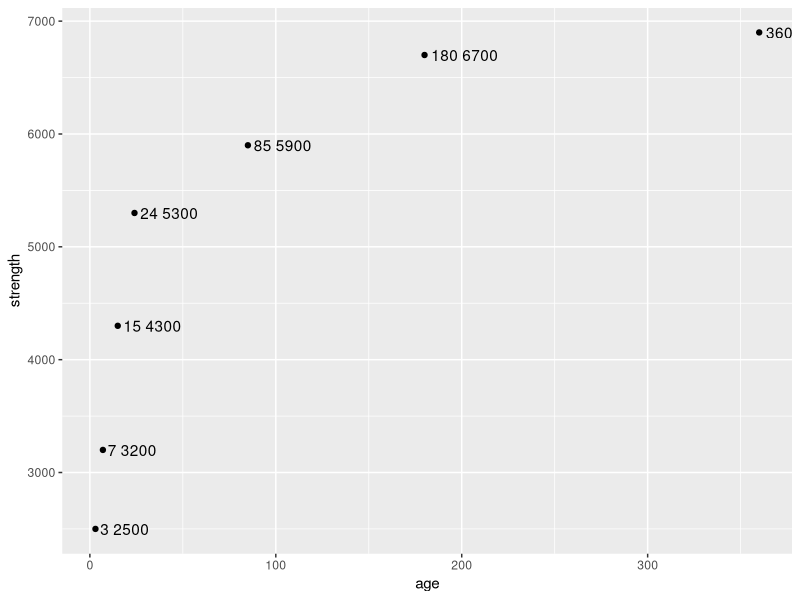

This figure's R source:
library(ggplot2)

# 1

year <- 2000:2008
drowing <- c(102, 102, 98, 85, 95, 96, 98, 123, 94)
films <- c(2, 2, 3, 1, 1, 2, 3, 4, 1)
data_pb1 <- data.frame(year, drowing, films)

## 1-(a) 
data_pb1$rank.drowing <- rank(drowing)
data_pb1$rank.films <- rank(films)

cor(data_pb1$rank.drowing, data_pb1$rank.films)

## 1-(b)
# n=9 , between 0.009, 0.007 => Reject null hypothesis

## 1-(c)
r.s <- cor(data_pb1$rank.drowing, data_pb1$rank.films)
critical.value <- r.s / sqrt(1/8)
critical.value
1-pnorm(critical.value)

########################################################

# 2
age <- c(3, 7, 15, 24, 85, 180, 360)
strength <- c(2500, 3200, 4300, 5300, 5900, 6700, 6900)
data_pb2 <- data.frame(age, strength)


## 2-(a)
ggplot(data=data_pb2, aes(x=age, y=strength, label=paste(age, strength))) +
  geom_point()+
  geom_text(hjust=-.1)

## 2-(b)
cor(age, strength, method='pearson')
cor(age, strength, method='spearman')
cor(age, strength, method='kendall')

### Or by manually: spearman
age.rank <- rank(age)
strength.rank <- rank(strength)

cor(age.rank, strength.rank)

### Or by manually: kendall
u <- vector('numeric', length(age))
comb <- choose(length(age), 2)
perm <- combn(length(age), 2)

for (i in 1:comb){
  index <- perm[,i]
  x.diff <- age[index][2]-age[index][1]
  y.diff <- strength[index][2]-strength[index][1]
  u[i] <- ifelse(x.diff*y.diff > 0, 1, 0)  
}

tau <- 2*sum(u)/comb - 1
tau
########################################################

# 3
data_pb3 <- matrix(c(4, 5, 1, 5, 8, 4, 1, 6, 10, 3, 3, 6), 
                   nrow=4, ncol=3, byrow=T)

rownames(data_pb3) <- c('30 or greater', '24-29', '18-23', '17 or less')
colnames(data_pb3) <- c('A', 'B', 'C')

## 3-(a)
expected.freq.table <- function(data){
  row.cnt <- nrow(data_pb3)
  col.cnt <- ncol(data_pb3)
  margin.added <- addmargins(data)
  expected.null <- matrix(NA, nrow=row.cnt, ncol=col.cnt)
  
  for (i in 1:row.cnt){
    for (j in 1:col.cnt){
      expected.null[i,j] <- margin.added[i, col.cnt+1] * 
        margin.added[row.cnt+1, j] / margin.added[row.cnt+1, col.cnt+1]
    }
  }
  return(expected.null)
}
 
exp.freq <- expected.freq.table(data_pb3)
rownames(exp.freq) <- c('30 or greater', '24-29', '18-23', '17 or less')
colnames(exp.freq) <- c('A', 'B', 'C')
exp.freq

get.chisq <- function(data){
  numerator <- (data_pb3 - expected.freq.table(data_pb3))^2
  denominator <- expected.freq.table(data_pb3)
  chisq.stats <- sum(numerator / denominator)
  
  return(chisq.stats)
}

get.chisq(data_pb3)

## 3-(b) bigger than 0.1

## 3-(c)

for.KW.transformation <- function(matrix_object){
  
  row.cnt <- nrow(matrix_object)
  col.cnt <- ncol(matrix_object)
  margins.added <- addmargins(matrix_object)
  
  rank.generated <- NULL
  
  for (i in 1:row.cnt){
    for (j in 1:col.cnt){
      if (matrix_object[i,j]==0){
        next
      } 
      else{  
        rank.generated <- c(rank.generated, rep(j, matrix_object[i,j]))
      } 
    }
  }
  
  rank.generated <- rank(rank.generated)

  transformed.to.list <- rep(list(NA), row.cnt)
  col.temp <- 0
  
  for (i in 1:row.cnt){
    if (i==1){
      transformed.to.list[[i]] <- rank.generated[1:margins.added[1,col.cnt+1]]
      col.temp <- col.temp + margins.added[1,col.cnt+1]
    }
    else{
      transformed.to.list[[i]] <- rank.generated[(col.temp+1):
                                          (col.temp+margins.added[i, col.cnt+1])]
      col.temp <- col.temp + margins.added[i,col.cnt+1]  
    }
  }
  return(transformed.to.list)
}

for.KW.transformation(data_pb3)
data_pb3.to.rank <- for.KW.transformation(data_pb3)

get.KW <- function(list_object){

  row.cnt <- length(list_object)
  n.i <- NULL
  rank.mean <- NULL
  for.variance <- NULL
  
  for (i in 1:row.cnt){
    n.i <- c(n.i, length(list_object[[i]]))
    rank.mean <- c(rank.mean, mean(list_object[[i]]))
    for.variance <- c(for.variance, list_object[[i]])
  }
  
  total.cnt <- length(for.variance)
  T.adj.KW <- sum(n.i*(rank.mean-((total.cnt+1)/2))^2)/var(for.variance)
  
  return(T.adj.KW)
  
}

get.KW(data_pb3.to.rank)
1-pchisq(get.KW(data_pb3.to.rank), df=3)


# 3-(d)

JT.stats <- function(list_object){
  
  object.cnt <- length(list_object)
  combi.two <- combn(object.cnt, 2)
  total.combi.cnt <- ncol(combi.two)
  
  T.JT <- 0
  
  Total.length <- 0
  row.cnt <- NULL
  
  for (i in 1:total.combi.cnt){
    chosen <- combi.two[,i]
    index1 <- chosen[1]
    index2 <- chosen[2]
    object1 <- list_object[[index1]]
    object2 <- list_object[[index2]]
    
    expanded_grid <- expand.grid(object1, object2)
    T.JT <- T.JT + sum(expanded_grid[,1] < expanded_grid[,2]) + 
      (1/2) * sum(expanded_grid[,1] == expanded_grid[,2]) 
  }
  
  for (i in 1:object.cnt){
    Total.length <- Total.length + length(list_object[[i]])
    row.cnt <- c(row.cnt, length(list_object[[i]]))
  }
  
  Expected.T.JT <- (Total.length^2 - sum(row.cnt^2))/4
  Var.T.JT <- (Total.length^2*(2*Total.length+3) - 
                 sum(row.cnt^2*(2*row.cnt+3)))/72
  
  Z.JT <- (T.JT - Expected.T.JT) / sqrt(Var.T.JT)
  
  return(Z.JT)
}

JT.stats(data_pb3.to.rank)
1-pnorm(JT.stats(data_pb3.to.rank))

########################################################

# 4
## 4-(a)

study1 <- matrix(c(83, 3, 72, 14), nrow=2, byrow=T)
study2 <- matrix(c(90, 3, 227, 43), nrow=2, byrow=T)
study3 <- matrix(c(129, 7, 81, 19), nrow=2, byrow=T)

matrix.list <- list(study1, study2, study3)

sep.odds <- function(list_object){
  
  stopifnot(is.list(list_object)==TRUE)
  odds_ratio <- vector('numeric', length(list_object))
  
  for (i in 1:length(list_object)){
    obj <- list_object[[i]]
    odds_ratio[i] <- (obj[1,1]*obj[2,2])/(obj[1,2]*obj[2,1])
  }
  
  return(odds_ratio)
  
}

sep.odds(matrix.list)

## 4-(b)

MH.estimate <- function(list_object){
  
  stopifnot(is.list(list_object)==TRUE)
  A <- 0
  B <- 0
  
  for (i in 1:length(list_object)){
    obj <- list_object[[i]]
    margins_added <- addmargins(obj)
    
    A <- A + obj[1,1]*obj[2,2]/margins_added[3,3]
    B <- B + obj[1,2]*obj[2,1]/margins_added[3,3]
  }
  
  result <- A/B
  return(result)
  
}

MH.estimate(matrix.list)

## 4-(c)

var.log.MH <- function(list_object){
  
  stopifnot(is.list(list_object)==TRUE)
  third.eq.numerator <- second.eq.numerator <- first.eq.numerator <- 0
  A <- B <- 0
  
  for (i in 1:length(list_object)){
    obj <- list_object[[i]]
    margins_added <- addmargins(obj)
    
    first.eq.numerator <- first.eq.numerator + 
      (obj[1,1]+obj[2,2])*(obj[1,1]*obj[2,2])/(margins_added[3,3]^2)
    
    second.eq.numerator <- second.eq.numerator + 
      ((obj[1,1]+obj[2,2])*(obj[1,2]*obj[2,1]) + 
         (obj[1,2]+obj[2,1])*(obj[1,1]*obj[2,2])) / (margins_added[3,3]^2)
    
    third.eq.numerator <- third.eq.numerator + 
      (obj[1,2]+obj[2,1])*(obj[1,2]*obj[2,1])/(margins_added[3,3]^2)
    
    A <- A + (obj[1,1]*obj[2,2])/margins_added[3,3]
    B <- B + (obj[1,2]*obj[2,1])/margins_added[3,3]
  }
  
  result <- first.eq.numerator / (2*A^2) + 
    second.eq.numerator / (2*A*B) +
    third.eq.numerator / (2*B^2)
  
  return(result)
}


var.log.MH(matrix.list)

## 4-(d)

MH <- MH.estimate(matrix.list)
Var.log.MH <- var.log.MH(matrix.list)

exp(log(MH)-1.96*sqrt(Var.log.MH))
exp(log(MH)+1.96*sqrt(Var.log.MH))

########################################################

# 5 

## 5-(a)

T.MH <- function(list_object){
  
  stopifnot(is.list(list_object)==TRUE)
  numerator.before.square <- denominator <- 0
  
  for (i in 1:length(list_object)){
    obj <- list_object[[i]]
    margins_added <- addmargins(obj)
    
    xk <- obj[1,1]
    expected.xk <- margins_added[1,3]*margins_added[3,1]/margins_added[3,3]
    var.xk <- (margins_added[1,3]*margins_added[2,3]*
      margins_added[3,1]*margins_added[3,2]) /
      ((margins_added[3,3]^2)*(margins_added[3,3]-1))
    
    numerator.before.square <- numerator.before.square + (xk-expected.xk)
    denominator <- denominator + var.xk
    
    print(xk)
    print(expected.xk)
    print(var.xk)
  }

  
  result <- (numerator.before.square)^2 / denominator
  return(result)
}

T.MH(matrix.list)

